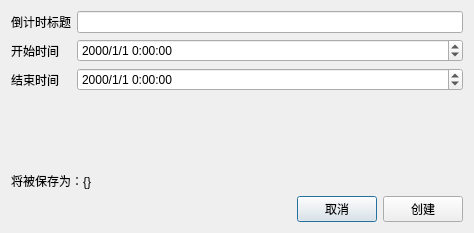
<?xml version="1.0" encoding="UTF-8"?>
<ui version="4.0">
 <class>NewCountdown</class>
 <widget class="QDialog" name="NewCountdown">
  <property name="windowModality">
   <enum>Qt::ApplicationModal</enum>
  </property>
  <property name="geometry">
   <rect>
    <x>0</x>
    <y>0</y>
    <width>474</width>
    <height>233</height>
   </rect>
  </property>
  <property name="windowTitle">
   <string>创建倒计时</string>
  </property>
  <property name="windowIcon">
   <iconset theme="document-new"/>
  </property>
  <layout class="QFormLayout" name="formLayout">
   <item row="1" column="1">
    <widget class="QLineEdit" name="le_input"/>
   </item>
   <item row="5" column="1">
    <widget class="QDateTimeEdit" name="dte_starttime">
     <property name="displayFormat">
      <string>yyyy/M/d H:mm:ss</string>
     </property>
    </widget>
   </item>
   <item row="8" column="1">
    <widget class="QDateTimeEdit" name="dte_endtime">
     <property name="displayFormat">
      <string>yyyy/M/d H:mm:ss</string>
     </property>
    </widget>
   </item>
   <item row="9" column="0">
    <spacer name="verticalSpacer">
     <property name="orientation">
      <enum>Qt::Vertical</enum>
     </property>
     <property name="sizeHint" stdset="0">
      <size>
       <width>20</width>
       <height>40</height>
      </size>
     </property>
    </spacer>
   </item>
   <item row="11" column="0" colspan="2">
    <layout class="QHBoxLayout" name="bottom_button">
     <item>
      <spacer name="horizontalSpacer">
       <property name="orientation">
        <enum>Qt::Horizontal</enum>
       </property>
       <property name="sizeHint" stdset="0">
        <size>
         <width>40</width>
         <height>20</height>
        </size>
       </property>
      </spacer>
     </item>
     <item>
      <widget class="QPushButton" name="btn_cancel">
       <property name="text">
        <string>取消</string>
       </property>
      </widget>
     </item>
     <item>
      <widget class="QPushButton" name="btn_confirm">
       <property name="text">
        <string>创建</string>
       </property>
      </widget>
     </item>
    </layout>
   </item>
   <item row="5" column="0">
    <widget class="QLabel" name="lb_starttime">
     <property name="text">
      <string>开始时间</string>
     </property>
     <property name="buddy">
      <cstring>dte_starttime</cstring>
     </property>
    </widget>
   </item>
   <item row="8" column="0">
    <widget class="QLabel" name="lb_endtime">
     <property name="text">
      <string>结束时间</string>
     </property>
     <property name="buddy">
      <cstring>dte_endtime</cstring>
     </property>
    </widget>
   </item>
   <item row="1" column="0">
    <widget class="QLabel" name="lb_info1">
     <property name="text">
      <string>倒计时标题</string>
     </property>
    </widget>
   </item>
   <item row="10" column="0" colspan="2">
    <widget class="QLabel" name="lb_filename">
     <property name="text">
      <string>将被保存为：{}</string>
     </property>
    </widget>
   </item>
  </layout>
 </widget>
 <tabstops>
  <tabstop>btn_confirm</tabstop>
  <tabstop>btn_cancel</tabstop>
 </tabstops>
 <resources/>
 <connections/>
</ui>
